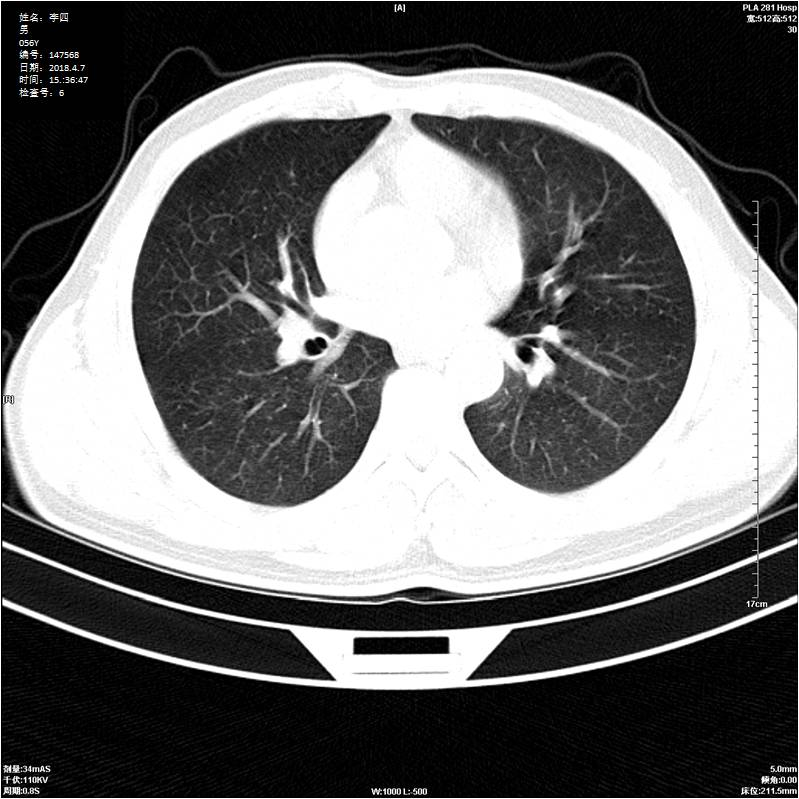
#> input picture _4.python/__code/一本書秒殺電腦視覺最新應用：80個Python大師級實例(第二版)/37.jpg, 799 x 799 px, found by its file name
$ python python_video10.py   (older library calls are emulated)
#> lines starting #> are read from the running program, lines starting #| are printed output that depends on the picture; after the words box and inside, x2 and y2 are one past the last pixel; in counts of white or black regions, pixels touching at a corner belong together
"""


"""
print("------------------------------------------------------------")  # 60個

import cv2

print("------------------------------------------------------------")  # 60個

# 共同
import os
import sys
import time
import math
import random
import numpy as np
import pandas as pd
import matplotlib.pyplot as plt

font_filename = "C:/_git/vcs/_1.data/______test_files1/_font/msch.ttf"
# 設定中文字型及負號正確顯示
# 設定中文字型檔
plt.rcParams["font.sans-serif"] = "Microsoft JhengHei"  # 將字體換成 Microsoft JhengHei
# 設定負號
plt.rcParams["axes.unicode_minus"] = False  # 讓負號可正常顯示
plt.rcParams["font.size"] = 12  # 設定字型大小

print("------------------------------------------------------------")  # 60個

#Character_recognition.py

from matplotlib import pyplot as plt

img = cv2.imread("37.jpg")
#> img is the input picture: shape (799, 799, 3); mean B, G, R 107.4, 107.4, 107.4
gray = cv2.cvtColor(img, cv2.COLOR_BGR2GRAY)
ret, thresh = cv2.threshold(gray, 0, 255, cv2.THRESH_BINARY_INV + cv2.THRESH_OTSU)
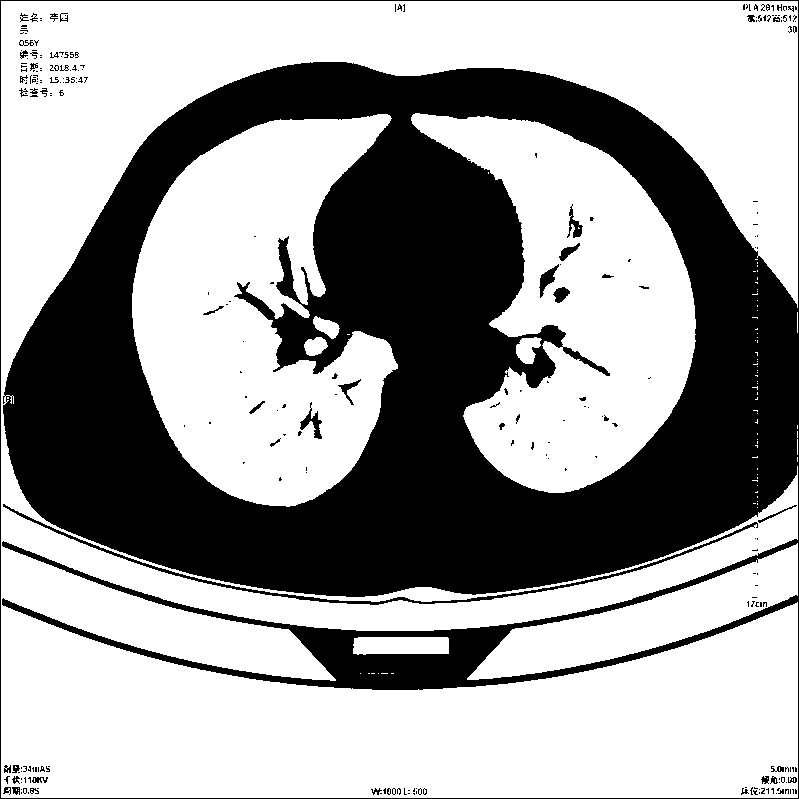
#> thresh: shape (799, 799); 62.4% white; 255 black regions (207 under 20 px), largest, box (x1, y1, x2, y2) and area: (0, 0, 799, 799) 234241, (3, 504, 758, 605) 2152, (300, 402, 322, 439) 268
#> ret = 134

kernel = np.ones((3, 3), np.uint8)
opening = cv2.morphologyEx(thresh, cv2.MORPH_OPEN, kernel, iterations=2)
#> opening: shape (799, 799); 61.4% white; 63 black regions (41 under 20 px), largest, box (x1, y1, x2, y2) and area: (0, 0, 799, 799) 242959, (19, 40, 52, 97) 894, (539, 243, 580, 298) 411
# sure background area
sure_bg = cv2.dilate(opening, kernel, iterations=3)  # 膨胀
#> sure_bg: shape (799, 799); 67.5% white; 34 black regions (16 under 20 px), largest, box (x1, y1, x2, y2) and area: (0, 65, 799, 601) 198006, (295, 628, 507, 687) 6247, (275, 311, 316, 363) 1070
# Finding sure foreground area

dist_transform = cv2.distanceTransform(opening, 1, 5)
ret, sure_fg = cv2.threshold(
    dist_transform, 0.2 * dist_transform.max(), 255, 0
)  # 参数改小了，出现不确定区域
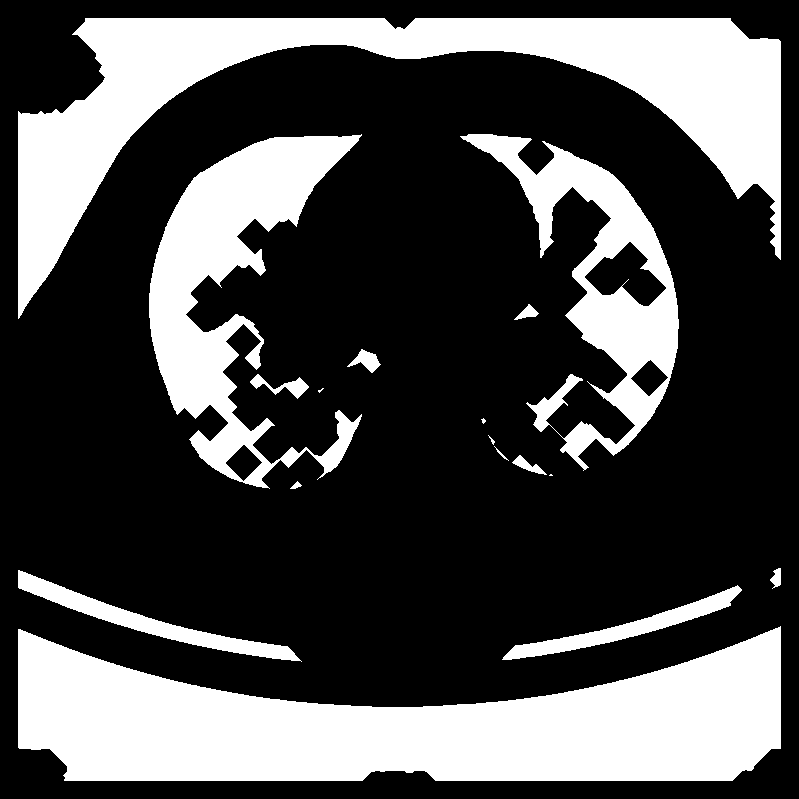
#> sure_fg: shape (799, 799) float32; 30% white; 17 white regions (3 under 20 px), largest, box (x1, y1, x2, y2) and area: (18, 626, 781, 781) 73662, (18, 18, 781, 319) 59797, (149, 134, 362, 489) 28344
#> ret = 17.4
# Finding unknown region
sure_fg = np.uint8(sure_fg)
unknown = cv2.subtract(sure_bg, sure_fg)  # 减去前景
#> unknown: shape (799, 799); 37.4% white; 7 white regions, largest, box (x1, y1, x2, y2) and area: (0, 431, 799, 799) 99016, (0, 0, 799, 390) 53169, (129, 111, 401, 509) 43347
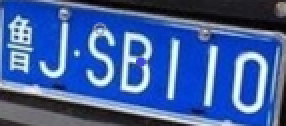
#> input picture _4.python/__code/一本書秒殺電腦視覺最新應用：80個Python大師級實例(第二版)/car.png, 143 x 63 px, found by its file name (shown 2 times larger)
#> further down, img is the input picture: shape (63, 143, 3); mean B, G, R 159.7, 95.1, 62.8

cv2.imshow("p", sure_fg)
cv2.waitKey(0)

print("------------------------------------------------------------")  # 60個

#Character_segmentation.py

from PIL import Image
import os.path
from skimage import io
from skimage import data


# 图像拉伸函数
def stretch(img):
    maxi = float(img.max())
    mini = float(img.min())

    for i in range(img.shape[0]):
        for j in range(img.shape[1]):
            img[i, j] = 255 / (maxi - mini) * img[i, j] - (255 * mini) / (maxi - mini)

    return img


# 二值化处理函数
def dobinaryzation(img):
    maxi = float(img.max())
    mini = float(img.min())

    x = maxi - ((maxi - mini) / 2)
    # 二值化,返回阈值ret  和  二值化操作后的图像thresh
    ret, thresh = cv2.threshold(img, x, 255, cv2.THRESH_BINARY)
    # 返回二值化后的黑白图像
    return thresh


# 寻找矩形轮廓
def find_rectangle(contour):
    y, x = [], []

    for p in contour:
        y.append(p[0][0])
        x.append(p[0][1])

    return [min(y), min(x), max(y), max(x)]


# 定位车牌号
def locate_license(img, afterimg):
    # contours, hierarchy = cv2.findContours(binary, cv2.RETR_LIST, cv2.CHAIN_APPROX_SIMPLE)
    contours, hierarchy = cv2.findContours(
        img, cv2.RETR_EXTERNAL, cv2.CHAIN_APPROX_SIMPLE
    )

    # 找出最大的三个区域
    block = []
    for c in contours:
        # 找出轮廓的左上点和右下点，由此计算它的面积和长度比
        r = find_rectangle(c)
        a = (r[2] - r[0]) * (r[3] - r[1])  # 面积
        s = (r[2] - r[0]) * (r[3] - r[1])  # 长度比

        block.append([r, a, s])
    # 选出面积最大的3个区域
    block = sorted(block, key=lambda b: b[1])[-3:]

    # 使用颜色识别判断找出最像车牌的区域
    maxweight, maxindex = 0, -1
    for i in range(len(block)):
        b = afterimg[block[i][0][1] : block[i][0][3], block[i][0][0] : block[i][0][2]]
        # BGR转HSV
        hsv = cv2.cvtColor(b, cv2.COLOR_BGR2HSV)
        # 蓝色车牌的范围
        lower = np.array([100, 50, 50])
        upper = np.array([140, 255, 255])
        # 根据阈值构建掩膜
        mask = cv2.inRange(hsv, lower, upper)
        # 统计权值
        w1 = 0
        for m in mask:
            w1 += m / 255

        w2 = 0
        for n in w1:
            w2 += n

        # 选出最大权值的区域
        if w2 > maxweight:
            maxindex = i
            maxweight = w2

    return block[maxindex][0]


# 预处理函数
def find_license(img):
    m = 400 * img.shape[0] / img.shape[1]

    # 压缩图像
    img = cv2.resize(img, (400, int(m)), interpolation=cv2.INTER_CUBIC)
#> img: shape (176, 400, 3)

    # BGR转换为灰度图像
    gray_img = cv2.cvtColor(img, cv2.COLOR_BGR2GRAY)
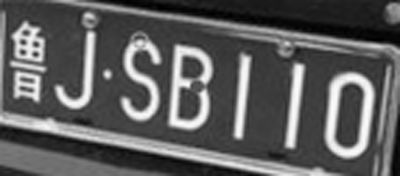
#> gray_img: shape (176, 400); min 0, max 251, mean 92.8

    # 灰度拉伸
    stretchedimg = stretch(gray_img)
#> in stretch, `maxi = float(img.max())`: maxi = 251
#> in stretch, `mini = float(img.min())`: mini = 0

    # 进行开运算，用来去除噪声
    r = 16
    h = w = r * 2 + 1
    kernel = np.zeros((h, w), np.uint8)
    cv2.circle(kernel, (r, r), r, 1, -1)
#> kernel: shape (33, 33); values 0 (black) and 1 (white), 73.2% white; 4 black regions, box (x1, y1, x2, y2) and area: (0, 0, 16, 16) 73, (17, 0, 33, 16) 73, (0, 17, 16, 33) 73, (17, 17, 33, 33) 73
    # 开运算
    openingimg = cv2.morphologyEx(stretchedimg, cv2.MORPH_OPEN, kernel)
    # 获取差分图，两幅图像做差  cv2.absdiff('图像1','图像2')
    strtimg = cv2.absdiff(stretchedimg, openingimg)
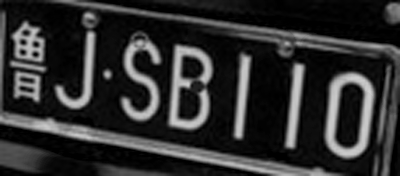
#> strtimg: shape (176, 400); min 0, max 208, mean 46.3

    # 图像二值化
    binaryimg = dobinaryzation(strtimg)
#> in dobinaryzation, `maxi = float(img.max())`: maxi = 208
#> in dobinaryzation, `mini = float(img.min())`: mini = 0
#> in dobinaryzation, `x = maxi - ((maxi - mini) / 2)`: x = 104

    # canny边缘检测
    canny = cv2.Canny(binaryimg, binaryimg.shape[0], binaryimg.shape[1])
#> canny: shape (176, 400); 5.6% white in thin lines or dots

    # 消除小的区域，保留大块的区域，从而定位车牌
    # 进行闭运算
    kernel = np.ones((5, 19), np.uint8)
    closingimg = cv2.morphologyEx(canny, cv2.MORPH_CLOSE, kernel)
#> closingimg: shape (176, 400); 22.9% white; 9 white regions, largest, box (x1, y1, x2, y2) and area: (0, 12, 212, 129) 8100, (324, 72, 389, 158) 2453, (59, 0, 400, 55) 2153

    # 进行开运算
    openingimg = cv2.morphologyEx(closingimg, cv2.MORPH_OPEN, kernel)
#> openingimg: shape (176, 400); 13.7% white; 11 white regions, largest, box (x1, y1, x2, y2) and area: (0, 27, 91, 100) 3048, (123, 76, 210, 119) 1664, (242, 27, 357, 48) 1246

    # 再次进行开运算
    kernel = np.ones((11, 5), np.uint8)
    openingimg = cv2.morphologyEx(openingimg, cv2.MORPH_OPEN, kernel)
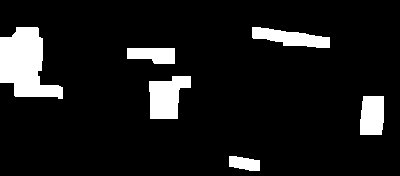
#> openingimg: shape (176, 400); 9.8% white; 6 white regions

    # 消除小区域，定位车牌位置
    rect = locate_license(openingimg, img)
#> in locate_license, `contours, hierarchy = cv2.findContours( img, cv2.RETR_EXTERNAL, cv2.CH..`: contours = 6 contours; box (x1, y1, x2, y2) and area: (0, 27, 63, 99) 2676, (149, 76, 191, 119) 1196, (252, 27, 330, 48) 870, (360, 96, 384, 135) 818, (127, 48, 175, 64) 578, (229, 156, 260, 171) 316
#> the loop in locate_license, `for c in contours:` made 6 passes
#> (r, a, s) on passes 1 to 6: ([229, 156, 259, 170], 420, 420), ([360, 96, 383, 134], 874, 874), ([149, 76, 190, 118], 1722, 1722), ([127, 48, 174, 63], 705, 705), ([252, 27, 329, 47], 1540, 1540), ([0, 27, 62, 98], 4402, 4402)
#> after the loop in locate_license, `for c in contours:`: block = [[[229, 156, 259, 170], 420, 420], [[360, 96, 383, 134], 874, 874], [[149, 76, 190, 118], 1722, 1722], [[127, 48, 174, 63], 705, 705], [[252, 27, 329, 47], 1540, 1540], [[0, 27, 62, 98], 4402, 4402]]
#> in locate_license, `block = sorted(block, key=lambda b: b[1])[-3:]`: block = [[[252, 27, 329, 47], 1540, 1540], [[149, 76, 190, 118], 1722, 1722], [[0, 27, 62, 98], 4402, 4402]]
#> the loop in locate_license, `for i in range(len(block)):` made 3 passes
#> maxweight on passes 1 to 3: 781, 1352, 3856
#> pass 1, in locate_license, `b = afterimg[block[i][0][1] : block[i][0][3], block[i][0][0] : block[i..`:
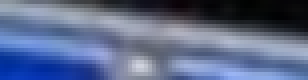
#> b: shape (20, 77, 3) (shown 4 times larger); mean of channels 0, 1, 2 138.6, 105.4, 91.9; drawn as B, G, R
#> (the rest of the program and of its run is left out)
